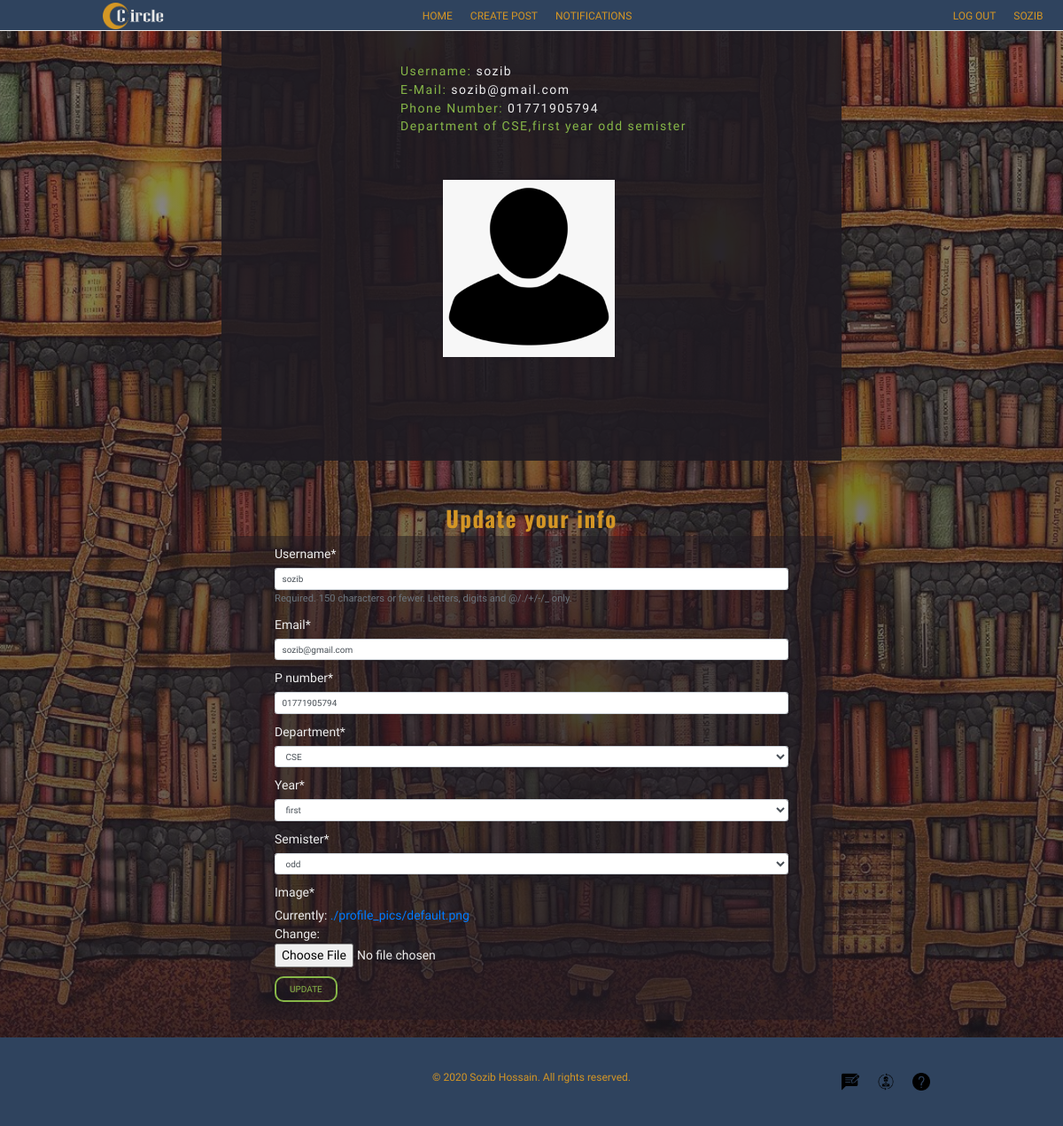
The page /user/profile/ (signed in) on the database its author committed.
### user/models.py (models this page shows, shortened)
class Profile(models.Model):
    user = models.OneToOneField(User,on_delete=models.CASCADE)
    p_number = models.CharField(max_length=11,default='01')
    department = models.CharField(choices=dept,max_length=20,default='CSE')
    year = models.CharField(choices=yr,max_length=20,default='first')
    semister = models.CharField(choices=sem,max_length=20,default='odd')
    image = models.ImageField(default='./profile_pics/default.png',upload_to='profile_pics/')

### user/views.py (the view)
# urls.py: path('profile/',user_views.profile,name='profile'),
@login_required
def profile(request):
    if request.method == 'POST':
        u_form = UserUpdateForm(request.POST,instance=request.user)
        p_form = ProfileUpdateForm(request.POST,request.FILES,instance=request.user.profile)
        if u_form.is_valid and p_form.is_valid:
            u_form.save()
            p_form.save()
            messages.success(request,f'Your profile has been updated!')
            return redirect('profile')
        else:
            messages.success(request,f'Invalid attempt to update!')
            u_form = UserUpdateForm(instance=request.user)
            p_form = ProfileUpdateForm(instance=request.user.profile)
    else:
        u_form = UserUpdateForm(instance=request.user)
        p_form = ProfileUpdateForm(instance=request.user.profile)
    context = {
        'u_form':u_form,
        'p_form':p_form
    }
    return render(request,'user/profile.html',context)

### user/forms.py
class UserUpdateForm(forms.ModelForm):
    email = forms.EmailField()
    class Meta:
        model = User
        fields = ['username','email']

class ProfileUpdateForm(forms.ModelForm):
    class Meta:
        model = Profile
        fields = ['p_number','department','year','semister','image']

### user/templates/user/profile.html (shortened to what this page needs)
{% extends "home/base.html" %}
{% load crispy_forms_tags %}
{% load static %}
{% block link %}
    <link rel="stylesheet" href="{% static 'user/css/profile.css' %}">
{% endblock link %}
{% block content %}
   <div class="form">
        <div class="info">
            <h1><span> Username:</span> {{ user.username }} </h1>
            <h1><span> E-Mail:</span>  {{ user.email }} </h1>
            <h1><span> Phone Number:</span>  {{ user.profile.p_number }} </h1>
            <h1><span>Department of {{ user.profile.department }},{{ user.profile.year }} year {{ user.profile.semister }} semister</span> </h1>
            <img src="{{ user.profile.image.url }}" alt="No image">
        </div>
        <h1> Update your info </h1>
        <form class="m-form" method="POST" enctype="multipart/form-data">
            {{ u_form|crispy }}
            {{ p_form|crispy }}
            <button class="btn btn-update" type="submit">Update</button>
        </form>
    </div>
{% endblock content %}

### home/templates/home/base.html (shortened to what this page needs)
{% load static %}
<!DOCTYPE html>
<html lang="en">
<head>
    <link rel="stylesheet" href="https://cdn.jsdelivr.net/npm/bootstrap@4.5.3/dist/css/bootstrap.min.css">
    <link rel="stylesheet" href="{% static 'home/css/base.css' %}">
    {% block link %} {% endblock %}
</head>
<body>
    <div class="navbar">
        <div class="navbar--logo">
            <a href="{% url 'home' %}"><img src="{% static 'home/logo.png' %}" alt="SOZIB"></a>
        </div>
        <div class="navbar--options">
            <a class="navbar--options--each" href="{% url 'home' %}" >home</a>
            {%if user.is_authenticated %}
                <a class="navbar--options--each" href="{% url 'post-create' %}">Create Post</a>
                <a class="navbar--options--each" href="{% url 'post-notifications' %}">Notifications</a>
             {% endif %}
        </div>
        <div class="navbar--links">
            {%if user.is_authenticated %}
                <a class="navbar--links__each" href="{% url 'logout' %}">log out</a>
                <a class="navbar--links__each" href="{% url 'profile' %}">{{ user.username }}</a>
            {% else %}
                <a class="navbar--links__each" href="{% url 'login' %}">Sign In</a>
                <a class="navbar--links__each" href="{% url 'register' %}">Register</a>
            {% endif %}
        </div>
    </div>
    <div class="main-container">
        {% block content %} {% endblock %}
    </div>
    <footer class="footer">
        <div class="footer-box copyright"><p>&copy 2020 Sozib Hossain. All rights reserved.</p></div>
        <div class="footer-box footer-options">
            {%if user.is_authenticated %}
            <a class="navbar--options--each" href="{% url 'support' %}"><img src="{% static 'home/feedback.png' %}" alt=""></a>
            <a class="navbar--options--each" href="{% url 'contact' %}"><img src="{% static 'home/contact-us.png' %}" alt=""></a>
            {% endif %}
            <a class="navbar--links__each" href="{% url 'about' %}"><img src="{% static 'home/about.png' %}" alt=""></a>
        </div>
    </footer>
</body>
</html>

### home/static/home/css/base.css (style rules this page uses)
*, *::after, *::before { margin: 0px; padding: 0px; text-decoration: none; list-style: none; box-sizing: inherit; }
html { font-size: 62.5%; }
body { font-family: "Andika New Basic", sans-serif; color: #ededed; font-size: 14px; box-sizing: border-box; padding: 0px; }
.navbar { position: fixed; top: 0px; left: 0px; z-index: 10; width: 100%; height: 35px; padding: 2.5px; background-color: #2f435e; border-bottom: 1px solid #ededed; display: flex; }
.navbar--logo { flex: 2; display: flex; justify-content: center; align-items: center; }
.navbar--logo a img { height: 30px; cursor: pointer; }
.navbar--options { flex: 4; display: flex; justify-content: center; align-items: center; }
.navbar--options--each { margin: 0px 10px 0px 10px; cursor: pointer; text-decoration: none; color: #d49625; text-transform: uppercase; font-size: 12px; font-family: "Andika New Basic", sans-serif; font-weight: 400; transition: all 0.3s ease-out; }
.navbar--links { flex: 2; display: flex; justify-content: flex-end; align-items: center; margin-right: 10px; }
.navbar--links__each { margin: 0px 10px 0px 10px; text-decoration: none; color: #d49625; text-transform: uppercase; font-size: 12px; font-family: "Andika New Basic", sans-serif; font-weight: 400; transition: all 0.3s ease-out; }
.main-container { position: relative; width: 100%; min-height: 100vh; background-image: linear-gradient(to bottom, rgba(32, 27, 34, 0.5), rgba(32, 27, 34, 0.7)), url(../back.jpg); background-size: cover; background-position: center; background-repeat: no-repeat; }
.footer { width: 100%; height: 100px; background-color: #2f435e; display: flex; align-items: center; }
.footer-box { flex: 1; display: flex; align-items: center; justify-content: center; }
.footer-box p { font-size: 12px; color: #d49625; }
.footer-box a { margin: 10px; }
.footer-box a img { height: 20px; }

### user/static/user/css/profile.css (style rules this page uses)
.form { position: relative; width: 60%; left: 50%; transform: translateX(-50%); background: transparent; padding: 20px; display: flex; align-items: center; justify-content: center; flex-direction: column; }
.btn { padding: 5px 15px 5px 15px; border-radius: 10px; margin: 20px; text-decoration: none; text-transform: uppercase; text-align: center; background: transparent; transition: all 0.3s linear; }
.form { min-height: 600px; }
.form .info { width: 700px; height: 500px; display: flex; align-items: flex-start; flex-direction: column; padding: 50px 10px 20px 200px; background-color: rgba(32, 27, 34, 0.9); }
.form .info img { padding: 50px; height: 300px; }
.form .info h1 { color: #ededed; margin: 2px; font-family: "Andika New Basic", sans-serif; font-size: 14px; font-weight: 400; }
.form .info h1 span { color: #87b748; }
.form h1 { margin: 50px 0px 5px 0px; font-size: 25px; color: #d49625; font-family: "Oswald", sans-serif; letter-spacing: 1.5px; font-weight: 800; }
.form .m-form { width: 100%; padding: 10px 50px 20px 50px; background-color: rgba(32, 27, 34, 0.5); }
.form .m-form .btn-update { color: #87b748; border: 2px solid #87b748; margin: -0px; }

### rows shown on the page
Profile: p_number "01771905794", department "CSE", year "first", semister "odd"

### other values the page prints
{{ user.username }} "SOZIB"
{{ user.username }} "sozib"
{{ user.email }} "sozib@gmail.com"
{{ user.profile.p_number }} "01771905794"
{{ user.profile.department }} "CSE"
{{ user.profile.year }} "first"
{{ user.profile.semister }} "odd"
